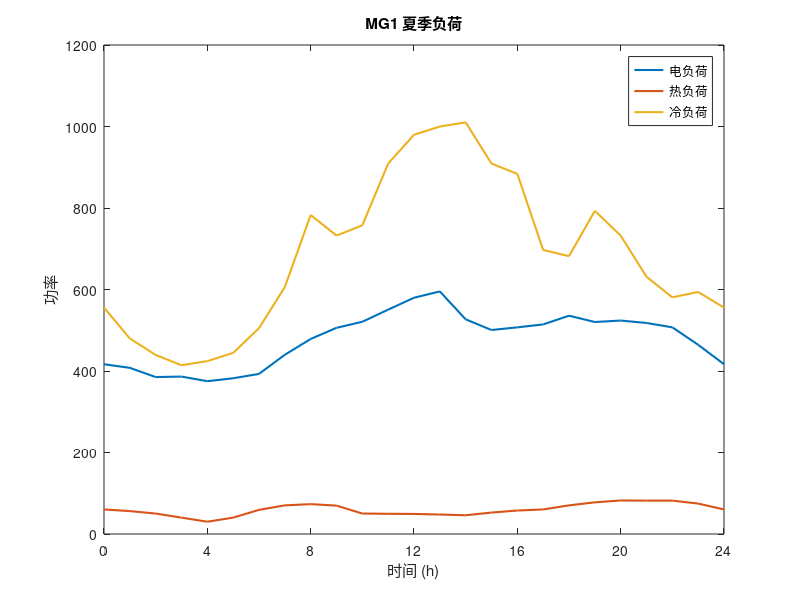
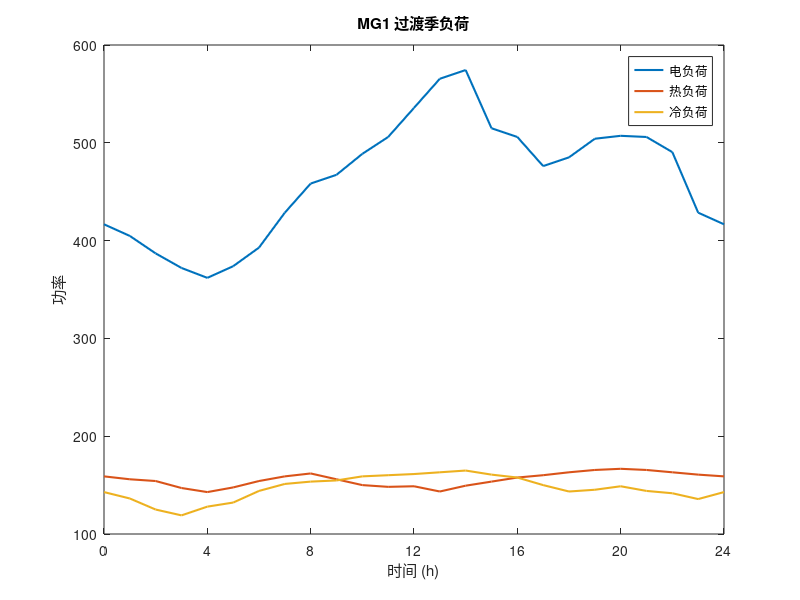
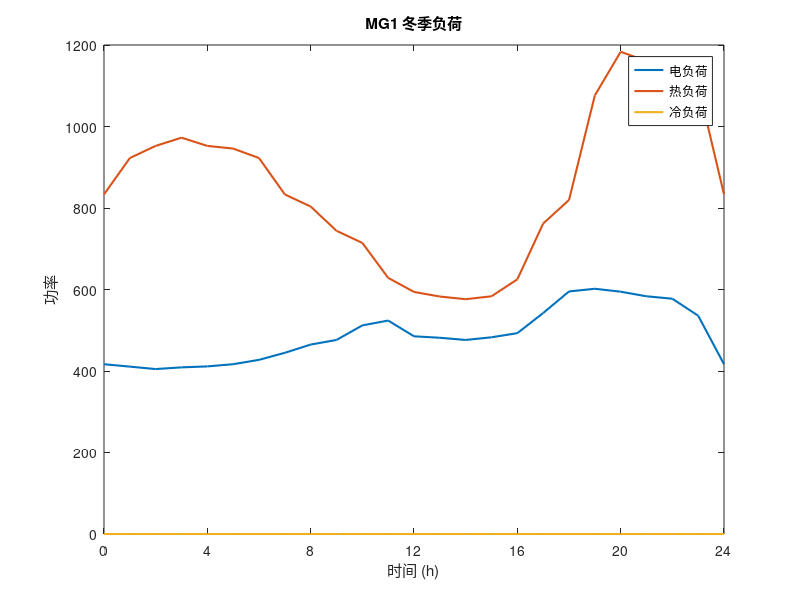
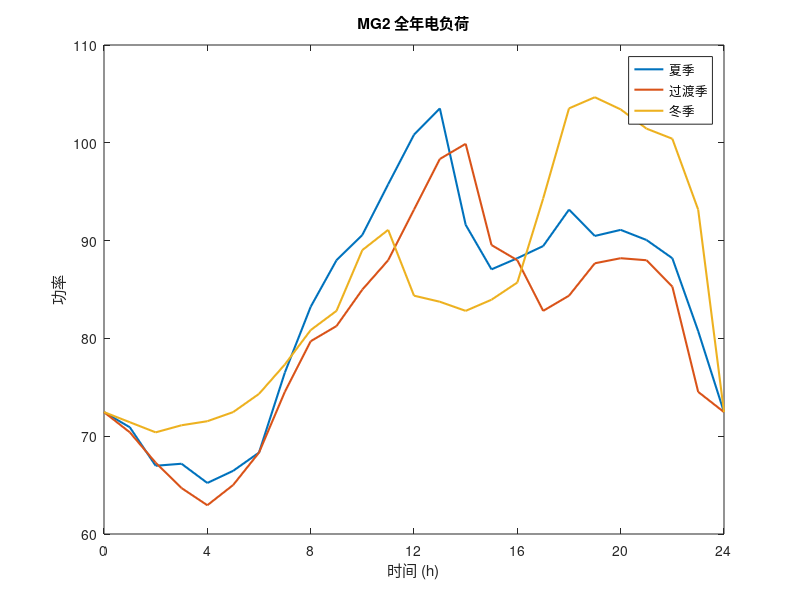

These figures' MATLAB source, in order:
%% --- 电价数据初始化 ---
clc; clear; % 运行前清空工作区和命令行
t=[1:24];
p_g_b=[0.17 0.17 0.17 0.17 0.17 0.17 0.17 0.49... 
    0.49 0.49 0.83 0.83 0.83 0.83 0.83 0.49 0.49...
    0.49 0.83 0.83 0.83 0.49 0.49 0.17]';                    %微网与电网购电电价
p_g_s=[0.13 0.13 0.13 0.13 0.13 0.13 0.13 0.38... 
    0.38 0.38 0.65 0.65 0.65 0.65 0.65 0.38 0.38...
    0.38 0.65 0.65 0.65 0.38 0.38 0.13]';                    %微网与电网售电电价
p_MG_bs=p_g_s;                                               %微网间购电、售电电价相同且等于微网与电网售电电价

% === 定义全局时间轴 ===
t1 = 0:24; % 包含25个点，解决之前的报错问题

%% --- MG1 夏季负荷 ---
Le1s=[700 685 647 649 630 642 660 739 804 850 875 925 974 ... 
    1000 885 841 852 864 900 874 880 870 852 780 700]./1.68;       %MG1夏季电负荷
Lh1s=[300 280 250 200 150 200 295 350 365 347 250 247 245 ...
    238 229 262 287 300 350 387 410 408 408 372 300]./4.98;        %MG1夏季热负荷
Lc1s=[1100 950 870 820 840 880 1000 1200 1550 1450 1500 1800 1940 ...
    1980 2000 1800 1750 1380 1350 1570 1450 1250 1150 1176 1100]./1.98;      %MG1夏季冷负荷

figure(1);
plot(t1, Le1s, 'LineWidth', 1.5); hold on;
plot(t1, Lh1s, 'LineWidth', 1.5);
plot(t1, Lc1s, 'LineWidth', 1.5);
set(gca,'xtick',[0:4:24]); xlim([0 24]);
title('MG1 夏季负荷'); xlabel('时间 (h)'); ylabel('功率');
legend('电负荷', '热负荷', '冷负荷');

%% --- MG1 过渡季负荷 ---
Le1inter=[700 680 650 625 608 628 660 720 770 785 821 850 ...
    900 950 965 865 850 800 815 847 852 850 824 720 700]./1.68;    %MG1过渡季电负荷
Lh1inter=[267 262 259 247 240 248 259 267 272 262 252 249 250 ...
    241 251 258 265 269 274 278 280 278 274 270 267]./1.68;        %MG1过渡季热负荷
Lc1inter=[240 229 210 200 215 222 242 254 258 260 267 269 271 ...
    274 277 270 265 252 241 244 250 242 238 228 240]./1.68;        %MG1过渡季冷负荷

figure(2);
plot(t1, Le1inter, 'LineWidth', 1.5); hold on;
plot(t1, Lh1inter, 'LineWidth', 1.5);
plot(t1, Lc1inter, 'LineWidth', 1.5);
set(gca,'xtick',[0:4:24]); xlim([0 24]);
title('MG1 过渡季负荷'); xlabel('时间 (h)'); ylabel('功率');
legend('电负荷', '热负荷', '冷负荷');

%% --- MG1 冬季负荷 ---
Le1w=[700 690 680 687 691 700 718 747 781 800 860 880 815 ...
    809 800 811 828 911 1000 1011 999 980 970 900 700]./1.68;       %MG1冬季电负荷
Lh1w=[1400 1550 1600 1634 1600 1589 1550 1400 1350 1250 1200 1056 998 ...
    979 968 980 1050 1280 1377 1808 1988 1950 1923 1850 1400]./1.68;         %MG1冬季热负荷
Lc1w=zeros(1,25);                                                   %MG1冬季冷负荷

figure(3);
plot(t1, Le1w, 'LineWidth', 1.5); hold on;
plot(t1, Lh1w, 'LineWidth', 1.5);
plot(t1, Lc1w, 'LineWidth', 1.5);
set(gca,'xtick',[0:4:24]); xlim([0 24]);
title('MG1 冬季负荷'); xlabel('时间 (h)'); ylabel('功率');
legend('电负荷', '热负荷', '冷负荷');

%% --- MG2 各季节电负荷 (纯电微网) ---
Le2s=[700 685 647 649 630 642 660 739 804 850 875 925 974 ... 
    1000 885 841 852 864 900 874 880 870 852 780 700]./9.66;       %MG2夏季电负荷
Le2inter=[700 680 650 625 608 628 660 720 770 785 821 850 ...
    900 950 965 865 850 800 815 847 852 850 824 720 700]./9.66;    %MG2过渡季电负荷
Le2w=[700 690 680 687 691 700 718 747 781 800 860 880 815 ...
    809 800 811 828 911 1000 1011 999 980 970 900 700]./9.66;      %MG2冬季电负荷

figure(4);
plot(t1, Le2s, 'LineWidth', 1.5); hold on;
plot(t1, Le2inter, 'LineWidth', 1.5);
plot(t1, Le2w, 'LineWidth', 1.5);
set(gca,'xtick',[0:4:24]); xlim([0 24]);
title('MG2 全年电负荷'); xlabel('时间 (h)'); ylabel('功率');
legend('夏季', '过渡季', '冬季');

%% --- MG3 夏季负荷 ---
Le3s=[682 677 630 642 660 739 804 862 875 925 974 ... 
    992 865 841 852 864 921 874 880 870 860 780 697 674 682]./2.016;       %MG3夏季电负荷
Lh3s=[292 287 262 198 156 205 295 351 365 352 250 247 245 ...
    238 229 254 298 308 500 387 420 408 411 382 292]./5.976;        %MG3夏季热负荷
Lc3s=[1089 990 965 825 840 880 1000 1200 1550 1450 1511 1800 1900 ...
    1940 1980 1782 1750 1442 1350 1450 1350 1250 1148 1162 1089]./2.376;  %MG3夏季冷负荷

figure(5);
plot(t1, Le3s, 'LineWidth', 1.5); hold on;
plot(t1, Lh3s, 'LineWidth', 1.5);
plot(t1, Lc3s, 'LineWidth', 1.5);
set(gca,'xtick',[0:4:24]); xlim([0 24]);
title('MG3 夏季负荷'); xlabel('时间 (h)'); ylabel('功率');
legend('电负荷', '热负荷', '冷负荷');

%% --- MG3 过渡季负荷 ---
Le3inter=[650 634 608 628 660 720 770 785 821 850 ...
    900 950 965 865 820 800 815 847 852 850 824 720 700 680 650]./1.7136;    %MG3过渡季电负荷
Lh3inter=[267 262 259 247 240 248 259 267 290 262 252 249 250 ...
    232 251 258 260 269 274 274 276 278 274 270 267]./1.7136;        %MG3过渡季热负荷
Lc3inter=[240 229 210 192 215 222 242 254 258 260 267 269 271 ...
    274 287 270 265 252 241 244 258 242 238 228 240]./1.7136;        %MG3过渡季冷负荷

figure(6);
plot(t1, Le3inter, 'LineWidth', 1.5); hold on;
plot(t1, Lh3inter, 'LineWidth', 1.5);
plot(t1, Lc3inter, 'LineWidth', 1.5);
set(gca,'xtick',[0:4:24]); xlim([0 24]);
title('MG3 过渡季负荷'); xlabel('时间 (h)'); ylabel('功率');
legend('电负荷', '热负荷', '冷负荷');

%% --- MG3 冬季负荷 ---
Le3w=[680 687 691 700 718 747 781 800 860 880 815 ...
    809 800 811 828 911 1000 1011 999 980 970 900 700 691 680]./1.9136;       %MG3冬季电负荷
Lh3w=[1400 1650 1600 1634 1600 1589 1550 1400 1350 1250 1200 1056 998 ...
    979 968 1000 1050 1280 1497 1808 1988 1970 1923 1850 1400]./1.9136;         %MG3冬季热负荷
Lc3w=zeros(1,25);                                                   %MG3冬季冷负荷

figure(7);
plot(t1, Le3w, 'LineWidth', 1.5); hold on;
plot(t1, Lh3w, 'LineWidth', 1.5);
plot(t1, Lc3w, 'LineWidth', 1.5);
set(gca,'xtick',[0:4:24]); xlim([0 24]);
title('MG3 冬季负荷'); xlabel('时间 (h)'); ylabel('功率');
legend('电负荷', '热负荷', '冷负荷');
